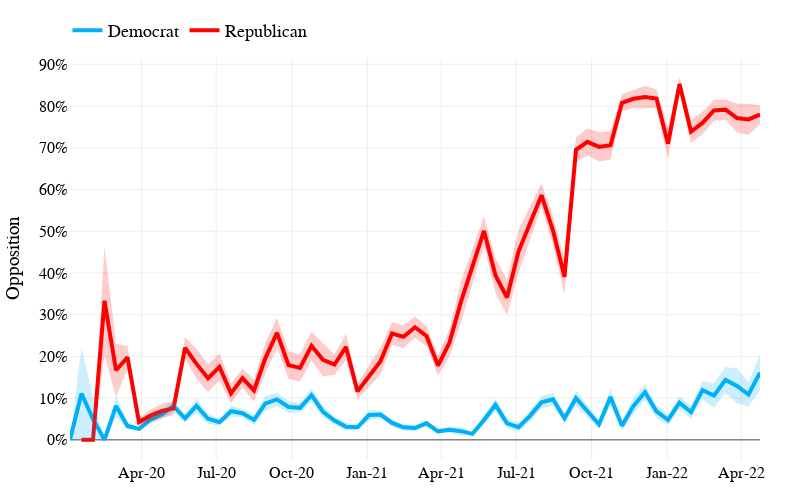

Notebook code for this chart:
### Markdown cell above
# Figure 2: Opposition to COVID-19 Policies by Political Party

### Code cell
# read dataset 
df = pd.read_csv('analysis_data.csv')

# convert date to datetime
df.date = pd.to_datetime(df.date)

# make the two independent senators democrats since they caucus with the democrats
df.party = df.party.replace({'Independent': 'Democrat'})

# create an opposition percentage column 
df['opposition'] = df['opposition_tweet_count'] / df.total_tweets

# group the dataset by party and date and calculate the mean and standard error of the opposition
party = df.groupby(['party', 'date']).agg({'opposition': ['mean', 'sem']}).reset_index()

# rename columns
party.columns = ['party', 'date', 'opposition', 'sem']

    
# create the plot
fig = px.line(party, x='date', y='opposition', color='party', color_discrete_sequence=[config.dem, config.rep],
              labels={'date':'Date', 'opposition':'Opposition'}, 
              title='Opposition to COVID-19 Policies by Party', 
              )


for p in party.party.unique():
    x1 = party.loc[party.party == p]
    if p == 'Democrat':
        color = 'rgba(0,176,246,0.2)'
    if p == 'Republican':
        color = 'rgba(255,0,0,0.2)'
    
    fig.add_trace(go.Scatter(
        x=x1.date,
        y=x1['opposition'] + x1['sem'],
        mode='lines',
        name='Upper Bound',
        line=dict(color='rgba(0,0,0,0)'),
        showlegend=False
    ))

    fig.add_trace(go.Scatter(
        x=x1.date,
        y=x1['opposition'] - x1['sem'],
        mode='lines',
        name='Lower Bound',
        line=dict(color='rgba(0,0,0,0)'),
        fill='tonexty',
        fillcolor=color,
        showlegend=False
    ))



fig.update_layout(
    font_family="Arial",
    font_color="black",
    title_font_family="Arial",
    title_font_color="black",
    title_font_size = 18,
    font_size = 16,
    title = '',
    legend_title_font_color="black", 
    template='presentation',
    yaxis_title="Opposition",
    yaxis_tickformat='2%',
    xaxis_title="",
    xaxis_tickformat='%b-%y',
    title_x=0.05, 
    showlegend=True,
    width=800,
    height=500,
    legend=dict(
        orientation="h",
        yanchor="bottom",
        y=1.02,
        xanchor="right",
        x=.35,
        font=dict(size=18, color="black", family=config.font),
    ), 
    legend_title_text='',
)

# reduce margins 
fig.update_layout(margin=dict(l=70, r=40, t=50, b=40, pad=1))
# make lines thicker
fig.update_traces(line=dict(width=4))


fig.show()
fig.write_image("figure2.png")
